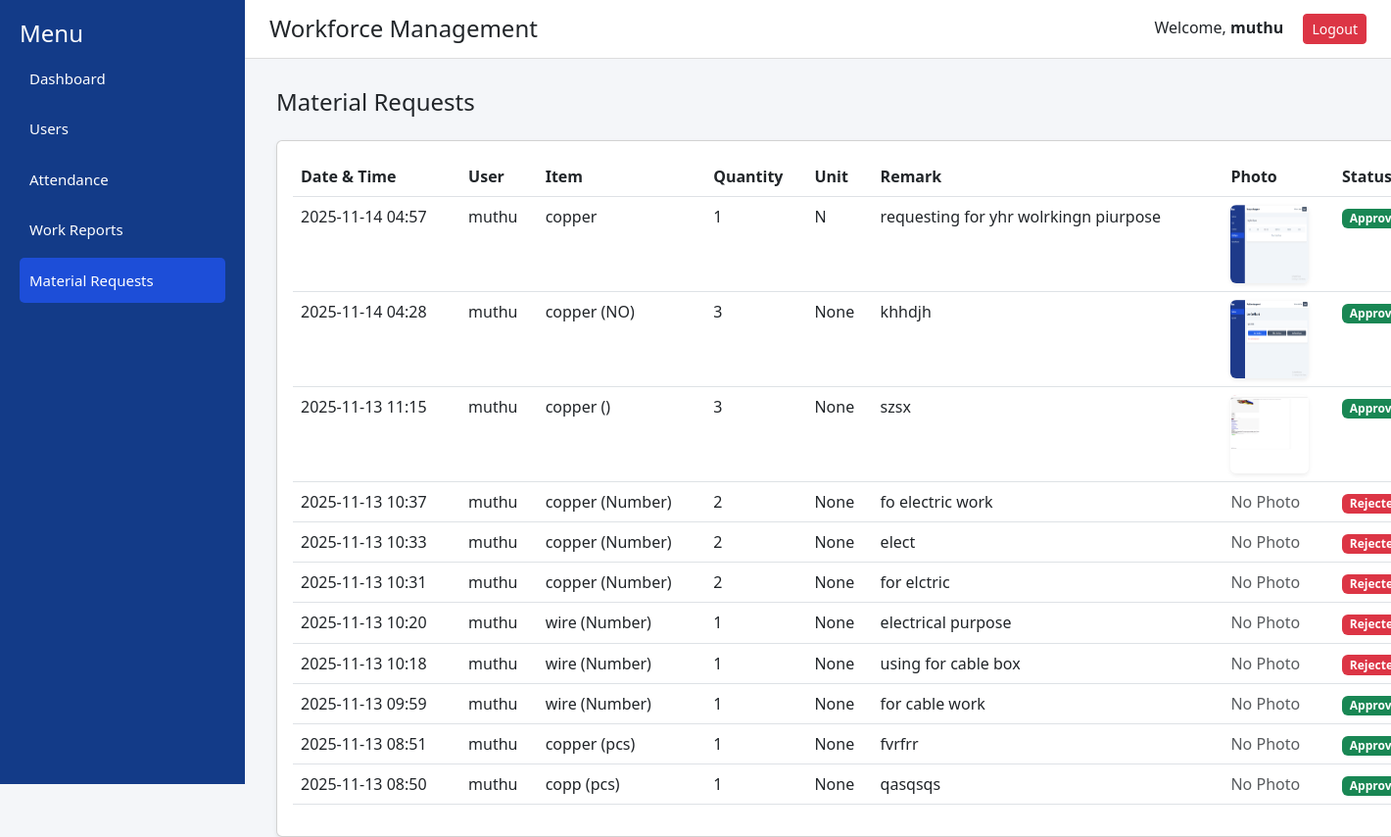
Screenshot of /accounts/material-requests/ (signed in) with the database file from the repository.
### accounts/models.py (models this page shows, shortened)
class User(AbstractUser):
    ROLE_CHOICES = [
        ('admin', 'Admin'),
        ('supervisor', 'Supervisor'),
        ('electrician', 'Electrician'),
        ('storekeeper', 'Storekeeper'),
    ]
    role = models.CharField(max_length=20, choices=ROLE_CHOICES, default='electrician')
    site_location = models.CharField(max_length=255, blank=True, null=True)

class MaterialRequest(models.Model):
    STATUS_CHOICES = [
        ("pending", "Pending"),
        ("approved", "Approved"),
        ("rejected", "Rejected"),
    ]
    user = models.ForeignKey(User, on_delete=models.CASCADE)
    item_name = models.CharField(max_length=200)
    quantity = models.PositiveIntegerField()
    unit = models.CharField(max_length=50, null=True, blank=True)
    description = models.TextField(blank=True, null=True)
    photo = models.ImageField(upload_to='material_photos/', blank=True, null=True)
    status = models.CharField(max_length=20, choices=STATUS_CHOICES, default="pending")
    created_at = models.DateTimeField(auto_now_add=True)

### accounts/views.py (the view)
# urls.py: path("material-requests/", material_requests, name="material_requests"),
@login_required
def material_requests(request):
    if request.user.role in ["admin", "supervisor"]:
        requests = MaterialRequest.objects.select_related('user').order_by('-created_at')
    else:
        requests = MaterialRequest.objects.filter(user=request.user).order_by('-created_at')
    return render(request, "accounts/material_requests.html", {"requests": requests})

### accounts/templates/accounts/material_requests.html (shortened to what this page needs)
<!DOCTYPE html>
<html lang="en">
<head>
    <link href="https://cdn.jsdelivr.net/npm/bootstrap@5.3.0/dist/css/bootstrap.min.css" rel="stylesheet">
</head>
<body>
    <div class="sidebar">
        <h4>Menu</h4>
        <a href="/accounts/dashboard/">Dashboard</a>
        <a href="/accounts/users/">Users</a>
        <a href="/accounts/attendance/">Attendance</a>
        <a href="/accounts/work-reports/">Work Reports</a>
        <a href="/accounts/material-requests/" class="active">Material Requests</a>
    </div>
    <div class="topbar d-flex justify-content-between align-items-center">
        <h4 class="m-0">Workforce Management</h4>
        <div>
            Welcome, <b>{{ request.user.username }}</b>
            <a href="/accounts/logout/" class="btn btn-danger btn-sm ms-3">Logout</a>
        </div>
    </div>
    <div class="container" style="margin-left: 270px; margin-top: 30px;">
        <div class="d-flex justify-content-between mb-3">
            <h4>Material Requests</h4>
        </div>
        <div class="card shadow-sm p-3">
           <table class="table table-hover">
    <thead>
        <tr>
            <th>Date & Time</th>
            <th>User</th>
            <th>Item</th>
            <th>Quantity</th>
            <th>Unit</th>
            <th>Remark</th>
            <th>Photo</th>
            <th>Status</th>
        </tr>
    </thead>
    <tbody>
        {% for r in requests %}
        <tr>
            <td>{{ r.created_at|date:"Y-m-d H:i" }}</td>
            <td>{{ r.user.username }}</td>
            <td>{{ r.item_name }}</td>
            <td>{{ r.quantity }}</td>
            <td>{{ r.unit }}</td>
            <td>{{ r.description }}</td>
            <td>
                {% if r.photo %}
                    <img src="{{ r.photo.url }}" alt="Material Photo" width="80" height="80" class="rounded shadow-sm">
                {% else %}
                    <span class="text-muted">No Photo</span>
                {% endif %}
            </td>
            <td>
                {% if r.status == "pending" %}
                    <span class="badge bg-warning">Pending</span>
                {% elif r.status == "approved" %}
                    <span class="badge bg-success">Approved</span>
                {% elif r.status == "rejected" %}
                    <span class="badge bg-danger">Rejected</span>
                {% endif %}
            </td>
        </tr>
        {% endfor %}
    </tbody>
</table>
        </div>
    </div>
</body>
</html>

### accounts/templates/accounts/material_requests.html (style rules this page uses)
body { background: #f4f6f9; }
.sidebar { width: 250px; height: 100vh; background: #133B88; padding: 20px; color: white; position: fixed; top: 0; left: 0; }
.sidebar a { display: block; color: white; padding: 12px 10px; margin-bottom: 5px; text-decoration: none; border-radius: 5px; font-size: 15px; }
.sidebar a.active, .sidebar a:hover { background: #1D4ED8; }
.topbar { height: 60px; background: white; padding: 15px 25px; border-bottom: 1px solid #ddd; margin-left: 250px; }

### rows the page displays
User: user.username "muthu"
MaterialRequest: created_at "2025-11-14 04:57", user.username "muthu", item_name "copper", quantity "1", unit "N", description "requesting for yhr wolrkingn piurpose", photo (picture), status "Approved"
MaterialRequest: created_at "2025-11-14 04:28", user.username "muthu", item_name "copper (NO)", quantity "3", unit "None", description "khhdjh", photo (picture), status "Approved"
MaterialRequest: created_at "2025-11-13 11:15", user.username "muthu", item_name "copper ()", quantity "3", unit "None", description "szsx", photo (picture), status "Approved"
MaterialRequest: created_at "2025-11-13 10:37", user.username "muthu", item_name "copper (Number)", quantity "2", unit "None", description "fo electric work", photo "No Photo", status "Rejected"
MaterialRequest: created_at "2025-11-13 10:33", user.username "muthu", item_name "copper (Number)", quantity "2", unit "None", description "elect", photo "No Photo", status "Rejected"
MaterialRequest: created_at "2025-11-13 10:31", user.username "muthu", item_name "copper (Number)", quantity "2", unit "None", description "for elctric", photo "No Photo", status "Rejected"
MaterialRequest: created_at "2025-11-13 10:20", user.username "muthu", item_name "wire (Number)", quantity "1", unit "None", description "electrical purpose", photo "No Photo", status "Rejected"
MaterialRequest: created_at "2025-11-13 10:18", user.username "muthu", item_name "wire (Number)", quantity "1", unit "None", description "using for cable box", photo "No Photo", status "Rejected"
MaterialRequest: created_at "2025-11-13 09:59", user.username "muthu", item_name "wire (Number)", quantity "1", unit "None", description "for cable work", photo "No Photo", status "Approved"
MaterialRequest: created_at "2025-11-13 08:51", user.username "muthu", item_name "copper (pcs)", quantity "1", unit "None", description "fvrfrr", photo "No Photo", status "Approved"
MaterialRequest: created_at "2025-11-13 08:50", user.username "muthu", item_name "copp (pcs)", quantity "1", unit "None", description "qasqsqs", photo "No Photo", status "Approved"
